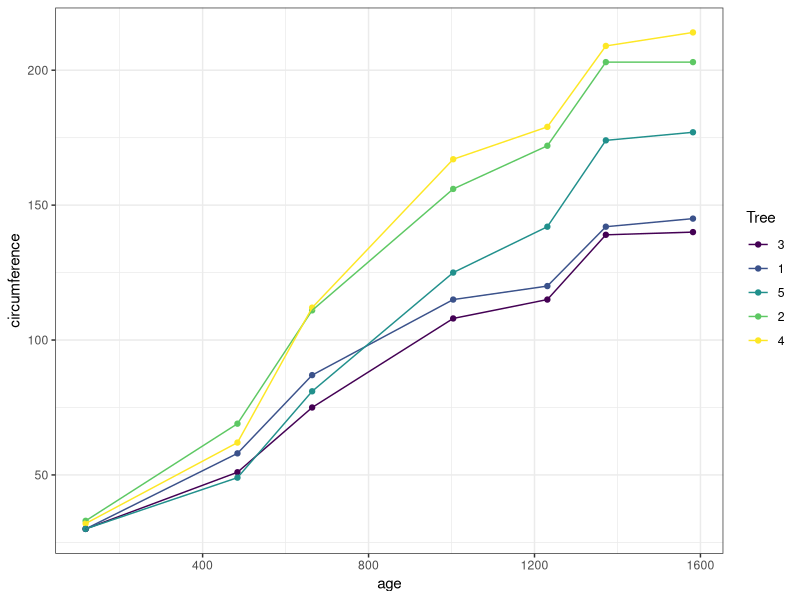

Generate this figure with R:
## ---- chunk 1
knitr::opts_chunk$set(collapse = TRUE)
## ---- chunk 2
summary(Orange)
fit <- lm(dist ~ speed, data = cars)
fit
## ---- chunk 3
library(ggplot2)
oplot <- ggplot(Orange, aes(x = age, y = circumference, colour = Tree)) + geom_point() + geom_line() + theme_bw()
oplot
